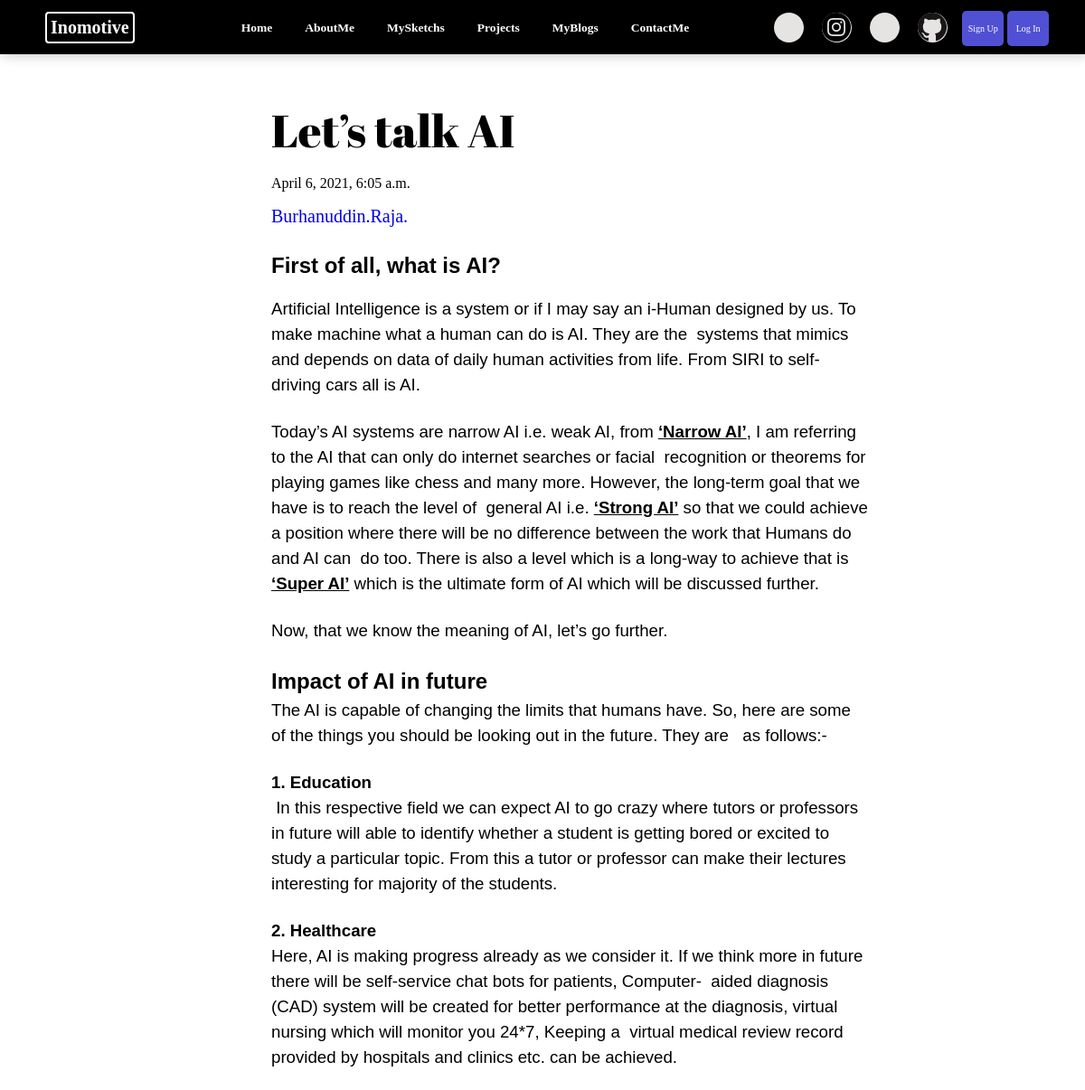
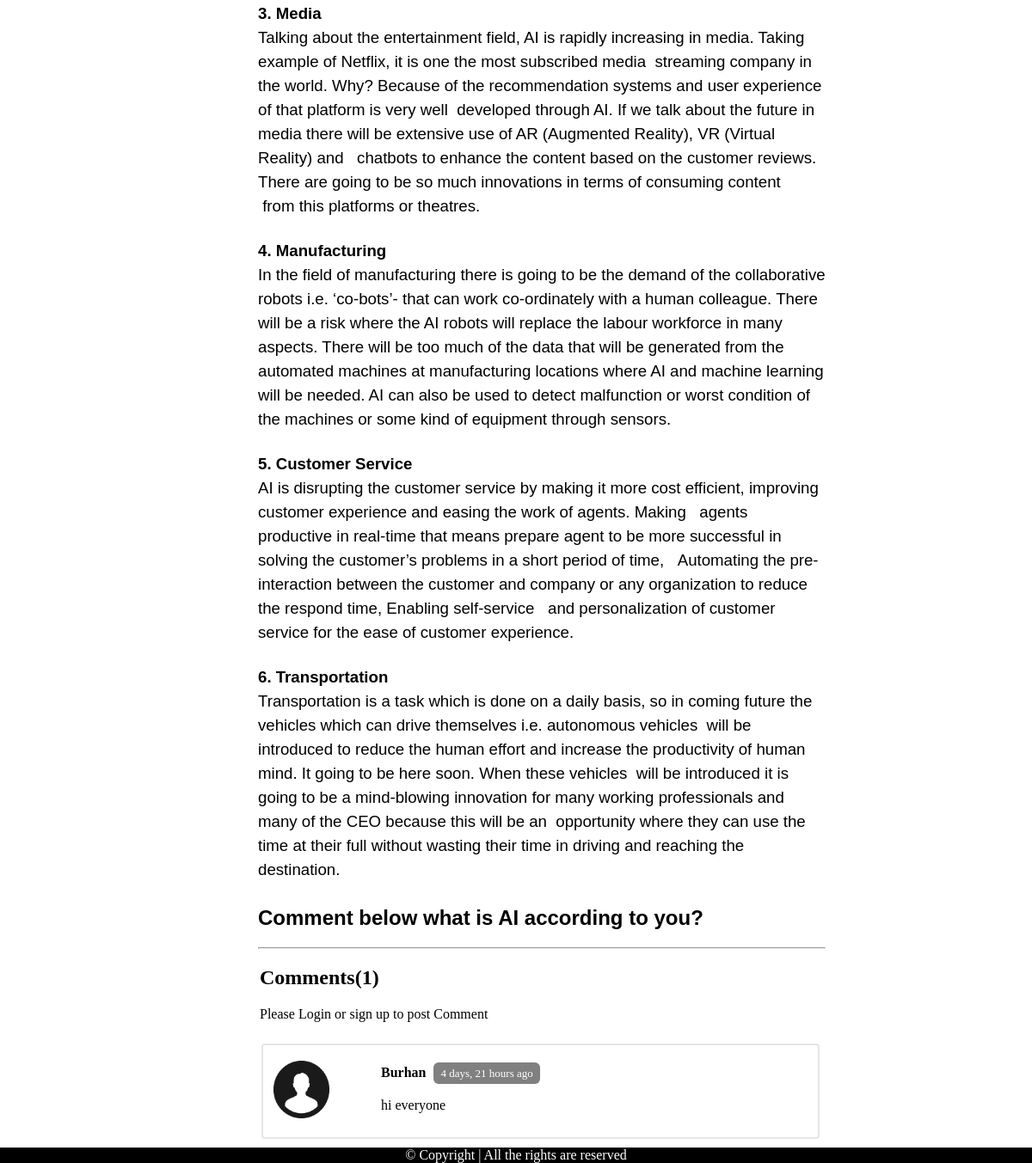
The app's page /blogs/AI-Intro with its own data (2 pictures, top to bottom).
### blogs/models.py (models this page shows, shortened)
class Post(models.Model):
    sno = models.AutoField(primary_key=True)
    title = models.CharField(max_length=255)
    content = models.TextField(blank=True, null=True)
    author = models.CharField(max_length=30)
    slug = models.CharField(max_length=130)
    views= models.IntegerField(default=0)
    timeStamp = models.DateTimeField(blank=True)
    image = models.ImageField(upload_to= "static/images", default="")

class BlogComment(models.Model):
    sno = models.AutoField(primary_key=True)
    comment = models.TextField()
    user = models.ForeignKey(User, on_delete=models.CASCADE)
    post = models.ForeignKey(Post, on_delete=models.CASCADE)
    parent = models.ForeignKey('self', on_delete=models.CASCADE, null=True)
    timeStamp = models.DateTimeField(auto_now=True)

### blogs/views.py (the view)
# urls.py: path('<str:slug>', views.blogPost, name='blogPost'),
def blogPost(request, slug):
    post = Post.objects.filter(slug=slug).first()
    post.views = post.views + 1
    post.save()
    comments = BlogComment.objects.filter(post=post)
    context = {'post':post, 'comments':comments, 'user':request.user}
    print(request.user)
    return render(request, 'blog/blogPost.html', context)

### templates/blog/blogPost.html (shortened to what this page needs)
{% extends 'base.html' %}
{% block body %}
{% load static %}
<link rel="stylesheet" type="text/css" href="{% static 'css/blogpost.css' %}">
<body>
<div class="post">
<p class="title">{{post.title}}</p>
<p>{{post.timeStamp}}</p>
<a href="#" class="auth">{{post.author}}</a>
      <div class="col-2">
      <p class="cont">
{{post.content|safe}}
</p>
</div>
<hr>
<div class="container">
<h2>Comments({{comments.count}})</h2>
<div class="anycomment">
{% if user.is_authenticated %}
<form action="/blogs/postComment" method="post" class="com">
{% csrf_token %}
<div class="cont">
<input type="text" class="commpost" name="comment" placeholder="Enter Comment Here">
<input type="hidden" name="postsno" value="{{post.sno}}">
<button type="submit" class="sub" name="submit">Send</button>
</div>
</form>
{% else %}
<p>Please Login or sign up to post Comment</p>
{% endif %}
</div>
{% for comment in comments %}
<div class="sec">
{% load static %}
<div class="imagecomm">
<p><img src=" {% static 'images/user2.png' %} " alt=""></p></div>
{% load humanize %}
<div class="commenthere">
<p><b> {{comment.user.username}} </b> <span class="commspan">{{comment.timeStamp | naturaltime}}</span></p><br>
<p>{{comment.comment}}</p>
</div>
</div>
{% endfor %}
</div>
</div>
<br>
      <div class="contact2">
        <div class="copyright">
            &copy; Copyright | All the rights are reserved
        </div>
    </div>
</body>
{% endblock body %}

### static/css/blogpost.css (style rules this page uses)
.post { margin: 2px 300px 2px 350px; }
.title { font-size: 50px; font-family: 'Abril Fatface', cursive; margin-bottom: 0px; }
.auth { font-size: 20px; }
.cont { font-size: 25px; }
.col-2 { background-color:white; }
.container { margin:2px 2px 10px 2px; }
.sec { display:flex; margin:25px 5px 10px 2px; border:2px solid #e6e6e6; border-radius:4px ; }
.imagecomm { margin:2px 40px 2px 12px; }
.imagecomm img { height: 67px; width: 65px; }
.commenthere { margin:2px 25px 2px 2px; padding:5px 18px; }
.commenthere p:nth-child(1) { margin-bottom:0px; }
.sec p:nth-child(3) { margin-top:2px; }
.cont { display:block; }
.copyright { text-align: center; font-size: 16px; }
.contact2 { color: white; background-color: black; text-align: center; font-size: 25px; position: fixed; bottom: 0; width: 100%; }
.commspan { font-size:13px; margin-left:5px; background-color:gray; border-radius:6px; color:white; padding:5px 8px; }
@media only screen and (min-width:1100px) and (max-width:1280px) { .post { margin: 2px 240px 2px 300px; } }

### records on screen
Post: title "Let’s talk AI", timeStamp "April 6, 2021, 6:05 a.m.", author "Burhanuddin.Raja.", content "First of all, what is AI? Artificial Intelligence is a system or if I may say an i-Human designed by us. To make machine what a human can do is AI. They are the systems that mimics and depends on data of daily human activities from life. From SIRI to self-driving cars all is AI. Today’s AI systems are narrow AI i.e. weak AI, from ‘Narrow AI’ , I am referring to the AI that can only do internet searches or facial recognition or theorems for playing games like chess and many more. However, the long-term goal that we have is to reach the level of general AI i.e. ‘Strong AI’ so that we could achieve a position where there will be no difference between the work that Humans do and AI can do too.…"
BlogComment: user.username "Burhan", timeStamp "4 days, 21 hours ago", comment "hi everyone"

### other values on screen
{{ comments.count }} "1"
